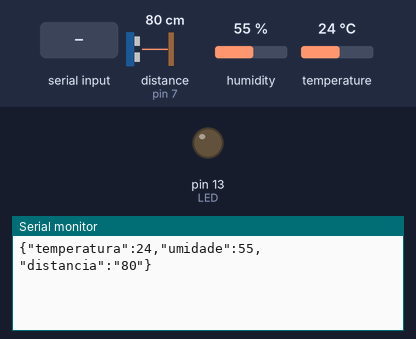
A sketch run on a simulated Arduino Uno, built with avr-gcc and run on an emulated ATmega328P. Parts: output pins drawn as LEDs (lit = HIGH), the last lines printed to the serial monitor. The test bench sets the inputs (shaded band); at power-on: distance to the obstacle (sensor on pin 7) 80 cm, humidity 55 %, temperature 24 °C. The echo pulse lasts 58.3 µs per cm; pins used as bus, display or sensor lines are not drawn.

Above: at 1.5 s.
1.6 s: distance to the obstacle (sensor on pin 7) set to 299 cm
At 1.6 s:
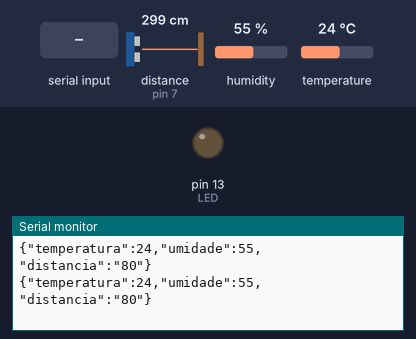
7.7 s: distance to the obstacle (sensor on pin 7) set to 35 cm
At 13.6 s:
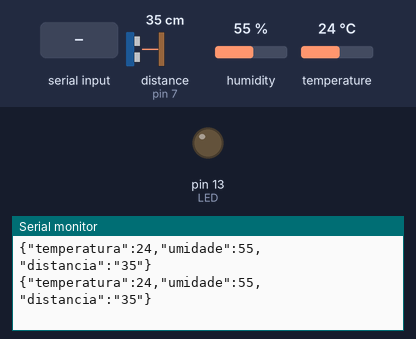
13.8 s: "1" received over Serial
19.9 s: "0" received over Serial
26.0 s: humidity set to 88 %
At 31.6 s:
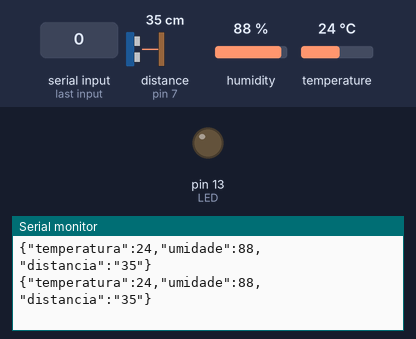
32.1 s: "2" received over Serial
Timing chart, 0 to 35.1 s (numbered marks = the images above; inputs shaded):
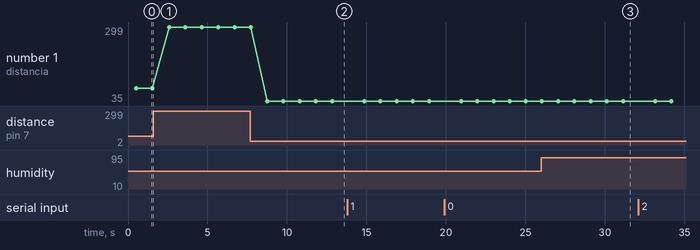

Measured:
- after the input at 7.7 s, the serial monitor: prints a new line after 1.1 s (image 2)
- after the input at 26.0 s, the serial monitor: prints a new line after 1.1 s (image 3)
- plotted number 1: 80 → 299 after the input at 1.6 s, 299 → 35 after the input at 7.7 s

The sketch:

_SKETCH_LAB_3.ino
```cpp
/*
Código exemplo demonstrando o funcionamento do Sensor DTH11 enviando
informações via serial no formato JSON para o servidor node-Red que recebe e transmite via protocolo MQTT

*/
#include "Ultrasonic.h"
/////Json
#include <ArduinoJson.h>
const int TAMANHO = 50;  //define o tamanho do buffer para o json

///// Sensor DTH
#include "DHT.h"
#define DHTPIN 4   //define o pino usado no arduino
#define DHTTYPE DHT11
DHT dht(DHTPIN, DHTTYPE); //declara a objeto da classe

const int echoPin = 7; //PINO DIGITAL UTILIZADO PELO HC-SR04 ECHO(RECEBE)
const int trigPin = 6; //PINO DIGITAL UTILIZADO PELO HC-SR04 TRIG(ENVIA)

Ultrasonic ultrasonic(trigPin,echoPin); //INICIALIZANDO OS PINOS DO ARDUINO

int distancia; //VARIÁVEL DO TIPO INTEIRO
String result; //VARIÁVEL DO TIPO STRING

////// Outras declarações
const int LED = 13; //define led conectado no pino 13

void setup()
{
  pinMode(echoPin, INPUT); //DEFINE O PINO COMO ENTRADA (RECEBE)
  pinMode(trigPin, OUTPUT); //DEFINE O PINO COMO SAIDA (ENVIA)
  //inicialia c sensor
  dht.begin();

  //inicializa comunicação serial
  Serial.begin(9600);

  //configura pinos de saida do arduinos
  pinMode(LED, OUTPUT);
}

void loop()
{

  hcsr04(); // FAZ A CHAMADA DO MÉTODO "hcsr04()"

  if (Serial.available() > 0) {
    //Lê o JSON disponível na porta serial:
    StaticJsonDocument<TAMANHO> json;
    deserializeJson(json, Serial);
    if(json.containsKey("led")) {
      int valor = json["led"];
      analogWrite(LED, valor);
    } else {
      analogWrite(LED, 0);
    }
  }

  StaticJsonDocument<TAMANHO> json; //Aloca buffer para objeto json

  // Faz a leitura da temperatura
  float temp = dht.readTemperature();
  // faz a leitura da humidade
  float umi = dht.readHumidity();

  //formato de escrita do json
  json["temperatura"] = temp;
  json["umidade"] = umi;
  json["distancia"] = result;

  serializeJson(json, Serial);
  Serial.println();

  //delay
  delay(500);
}

void hcsr04(){
    digitalWrite(trigPin, LOW); //SETA O PINO 6 COM UM PULSO BAIXO "LOW"
    delayMicroseconds(2); //INTERVALO DE 2 MICROSSEGUNDOS
    digitalWrite(trigPin, HIGH); //SETA O PINO 6 COM PULSO ALTO "HIGH"
    delayMicroseconds(10); //INTERVALO DE 10 MICROSSEGUNDOS
    digitalWrite(trigPin, LOW); //SETA O PINO 6 COM PULSO BAIXO "LOW" NOVAMENTE
    //FUNÇÃO RANGING, FAZ A CONVERSÃO DO TEMPO DE
    //RESPOSTA DO ECHO EM CENTIMETROS, E ARMAZENA
    //NA VARIAVEL "distancia"
    distancia = (ultrasonic.Ranging(CM)); //VARIÁVEL GLOBAL RECEBE O VALOR DA DISTÂNCIA MEDIDA
    result = String(distancia); //VARIÁVEL GLOBAL DO TIPO STRING RECEBE A DISTÂNCIA(CONVERTIDO DE INTEIRO PARA STRING)
    delay(500); //INTERVALO DE 500 MILISSEGUNDOS
 }
```
